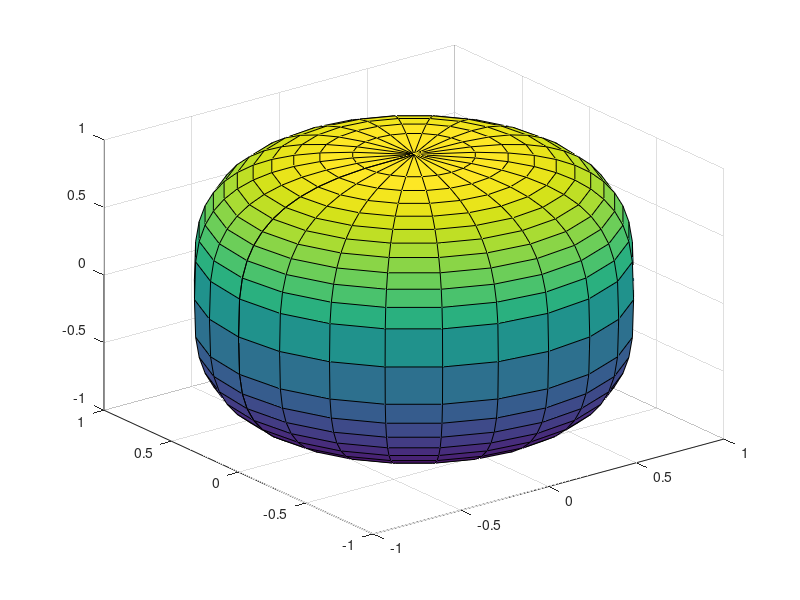

This figure's MATLAB source: (Note: this script raises an error after producing the figure.)
function pcl = superquad(n,e,m)
%SUPERQUAD Barr's "superquadrics" ellipsoid.
%   [x,y,z] = SUPERQUAD(n,e,m) is a generalized ellipsoid with
%   n = vertical roundness, e = horizontal roundness and m facets.
%   If values of n and e are not given, random values are supplied.
%   The default value of m is 24.
%
%   SUPERQUAD(...) , with no output arguments, does a SURF plot.
%
%   Ref: A. H. Barr, IEEE Computer Graphics and Applications, 1981,
%        or, Graphics Gems III, David Kirk, editor, 1992.
%
%   See also XPQUAD.

%   Copyright 1984-2014 The MathWorks, Inc.

if nargin < 3
   m = 24;
end
if nargin < 2
   e = max(0,1+randn);
end
if nargin < 1
   n = max(0,1+randn);
end

u = (-m:2:m)/m*pi;
v = u'/2;

cosv = cos(v);
sinv = sin(v);
cosu = cos(u);
sinu = sin(u);
cosv(1) = 0;
cosv(m+1) = 0;
sinu(1) = 0;
sinu(m+1) = 0;

t = sign(cosv) .* abs(cosv).^n ;
x = t * (sign(cosu) .* abs(cosu).^e );
y = t * (sign(sinu) .* abs(sinu).^e );
z = (sign(sinv) .* abs(sinv).^n ) *  ones(size(u));


   aaa = surf(x,y,z);

   pcl = [aaa.XData(:) aaa.YData(:) aaa.ZData(:)];
end
